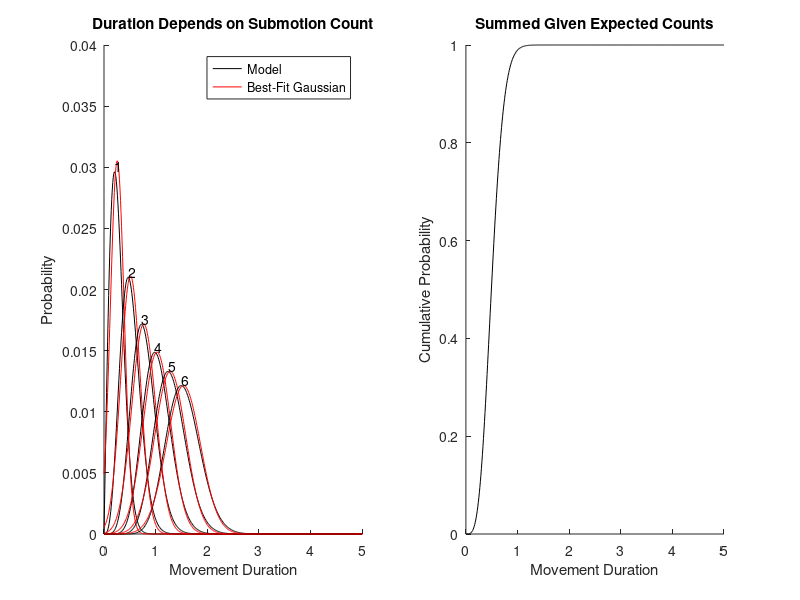

This chart was generated by the following MATLAB code: (Note: this script raises an error after producing the figure.)
clc
clear all

zed=0:.01:5;
lz=length(zed);
lambda=.0838; %Empirical, sub 1
theta=.01; %.5301; %Empirical, sub 1

maxn=6;
pon=exp(-(1:maxn)/theta);
%pon(1)=0;
pon=pon/sum(pon);

p=1/lambda*exp(-zed.^2/lambda)*2.*zed;
p=p/sum(p);
pgn=p;

pn=zeros(maxn,lz);

%% setup

%CDF = 1-exp(-y^2/lambda), no surprise there. Y = peak to peak duration
figure(5)
clf
subplot(1,2,1)
hold on

for k=1:maxn
    plot(zed,pgn(1:lz),'k')
    mu=sum(zed.*pgn(1:lz));
    sigma=sqrt(sum(zed.^2.*pgn(1:lz))-mu^2);
    npdf=normpdf(zed,mu,sigma);
    npdf=npdf/sum(npdf);
    plot(zed,npdf,'r')
    
    [mp,imp]=max(pgn);
    text(zed(imp),mp,num2str(k),'verticalalignment','bottom')
    
    f=find(pgn(1:lz)>.00001);
    cp=cumsum(pgn(f));
    rnd=rand(10000,1);
    samples=interp1(cp,zed(f),rnd);
    skewness(samples)
    pgn=conv(p,pgn);
    
    pn(k,:)=pgn(1:lz)'*pon(k);
end
title('Duration Depends on Submotion Count')
ylabel('Probability')
xlabel('Movement Duration')
legend('Model','Best-Fit Gaussian')

%% whole pdf

subplot(1,2,2)
hold on
spn=sum(pn);
plot(zed,cumsum(spn),'k')
%mu=sum(zed.*spn);
%sigma=sqrt(sum(zed.^2.*spn)-mu^2);
%ncdf=normcdf(zed,mu,sigma);
%plot(zed,ncdf,'r')

title('Summed Given Expected Counts')
xlabel('Movement Duration')
ylabel('Cumulative Probability')

%% add in real data

load('../Data/curlkick/curlkick1g.mat')

tcats=[trials.targetcat];
dcats=[trials.disturbcat];

f=find((tcats==4)&~dcats);

segments=[.4 .3 .2 .1];
S=zeros(length(f),length(segments));
RW=S;

for k=1:length(f)
    tr=trials(f(k));
    [S(k,:),RW(k,:)]=getTsMetric(tr.x,tr.v,tr.a,tr.t,tr.x(1,:),tr.x(end,:),segments);
end

ecdf(S(:,end),'bounds','on');

[mu,sigma]=normfit(S(:,end));
plot(zed,normcdf(zed,mu,sigma),'r')
xlim([.3 .6])
%% wtf

figure(6)
hist(S,50)

%% less than one

figure(7)
clf
hold on

fracsOfInt=[.9 1];

for each=fracsOfInt
    pInferred = ifft(fft(p).^each);
    
    plot(zed(1:10),real(pInferred(1:10)))
    plot(zed,real(pInferred))
end